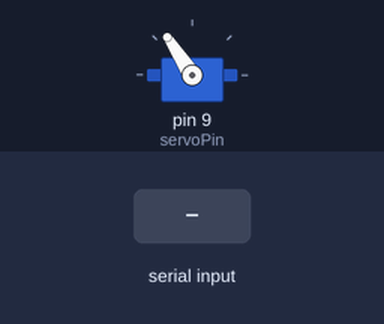
This sketch was run on a simulated Arduino Uno, built with avr-gcc and run on an emulated ATmega328P. Shown: servo. The inputs (shaded band) are chosen by the test bench. What the sketch prints to the serial monitor is not drawn.

Above: at 1.26 s.
1.3 s: "90,45\n" received over Serial
At 2.9 s:
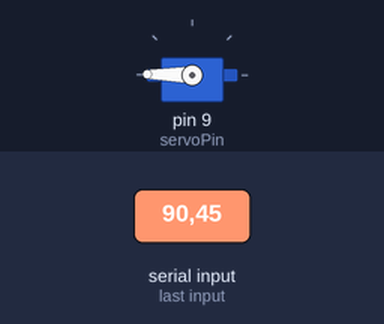
4.3 s: "30,150\n" received over Serial
At 5.2 s:
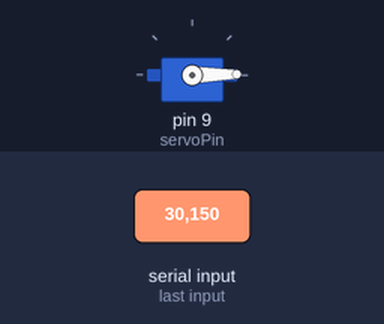
Timing chart, 0 to 13.1 s (numbered marks = the images above; inputs shaded):
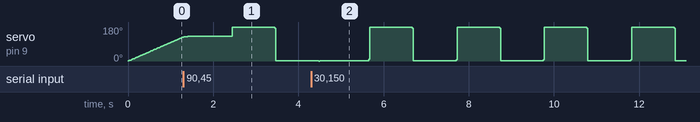

The sketch:

Sweep.ino
```cpp
/*
  Ajay Jain
  December 30, 2013
  Sweep

  Servo white wire to pin 9
  Servo red wire to 5V
  Servo black wire to GND
*/


#include <Servo.h>

int servoPin = 9;
int wait = 10;

Servo servo;

int angle = 0;   // servo position in degrees

void setup()
{
  Serial.begin(9600);
  servo.attach(servoPin);
  servo.write(0);
  Serial.println("Enter an integer delay in ms");
}

void loop()
{
  // scan from 0 to 180 degrees
  for(angle = 0; angle < 180; angle++)
  {
    checkWait();
    printAngle();

    servo.write(angle);
    delay(wait);
  }

  delay(1000);

  // now scan back from 180 to 0 degrees
  for(angle = 180; angle > 0; angle--)
  {
    checkWait();
    printAngle();

    servo.write(angle);
    delay(wait);
  }

  delay(1000);
}

void checkWait()
{
  if (Serial.available())
    wait = Serial.parseInt();
}

void printAngle()
{
  if (angle % 10 == 1 || angle == 180 || angle == 0)
  {
    Serial.print(angle);
    Serial.print("  ");
  }

  if (angle % 180 == 0)
  {
    Serial.println();
  }
}
```
